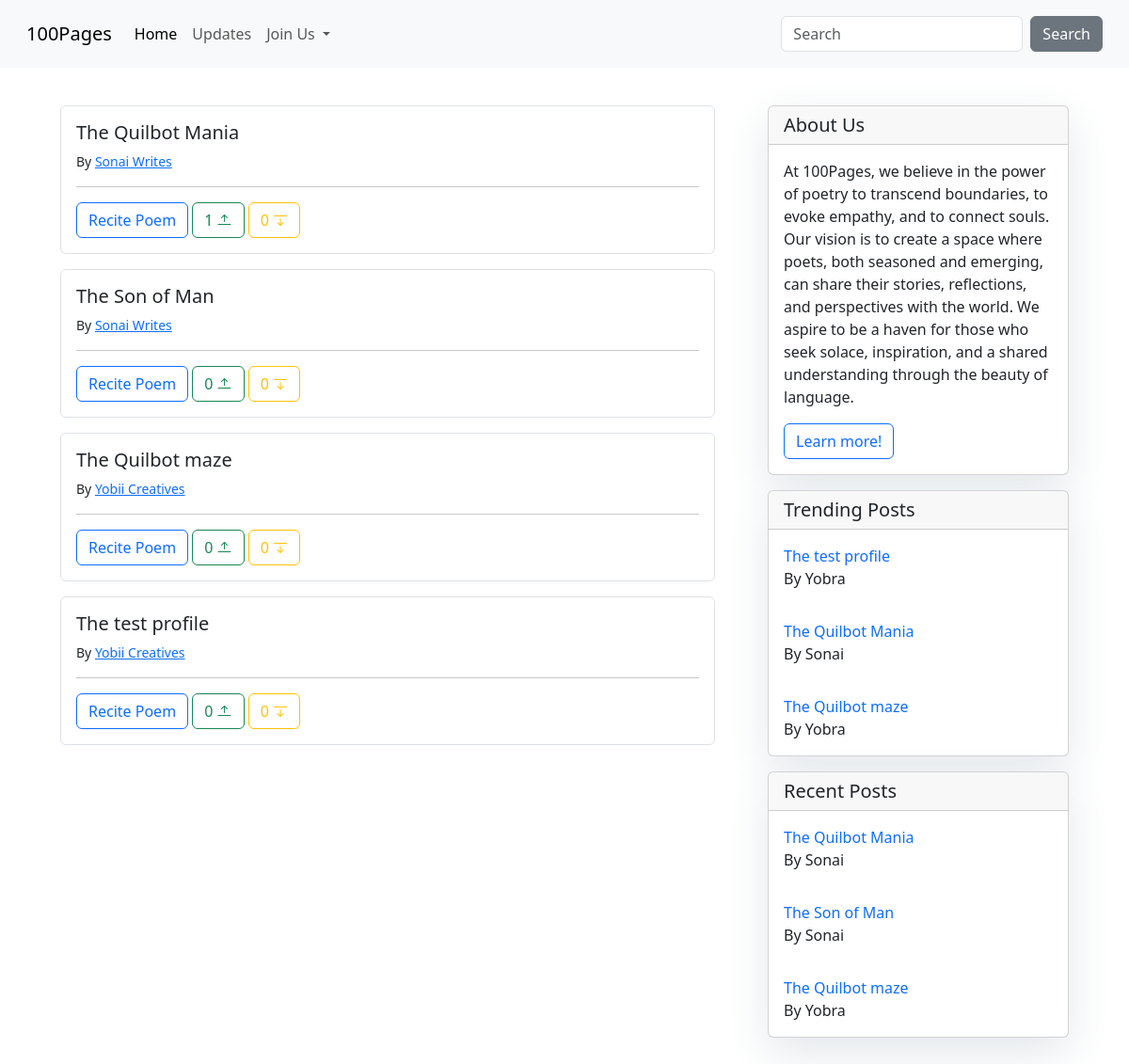
/blog/posts/, run on an earlier commit of the app's database.
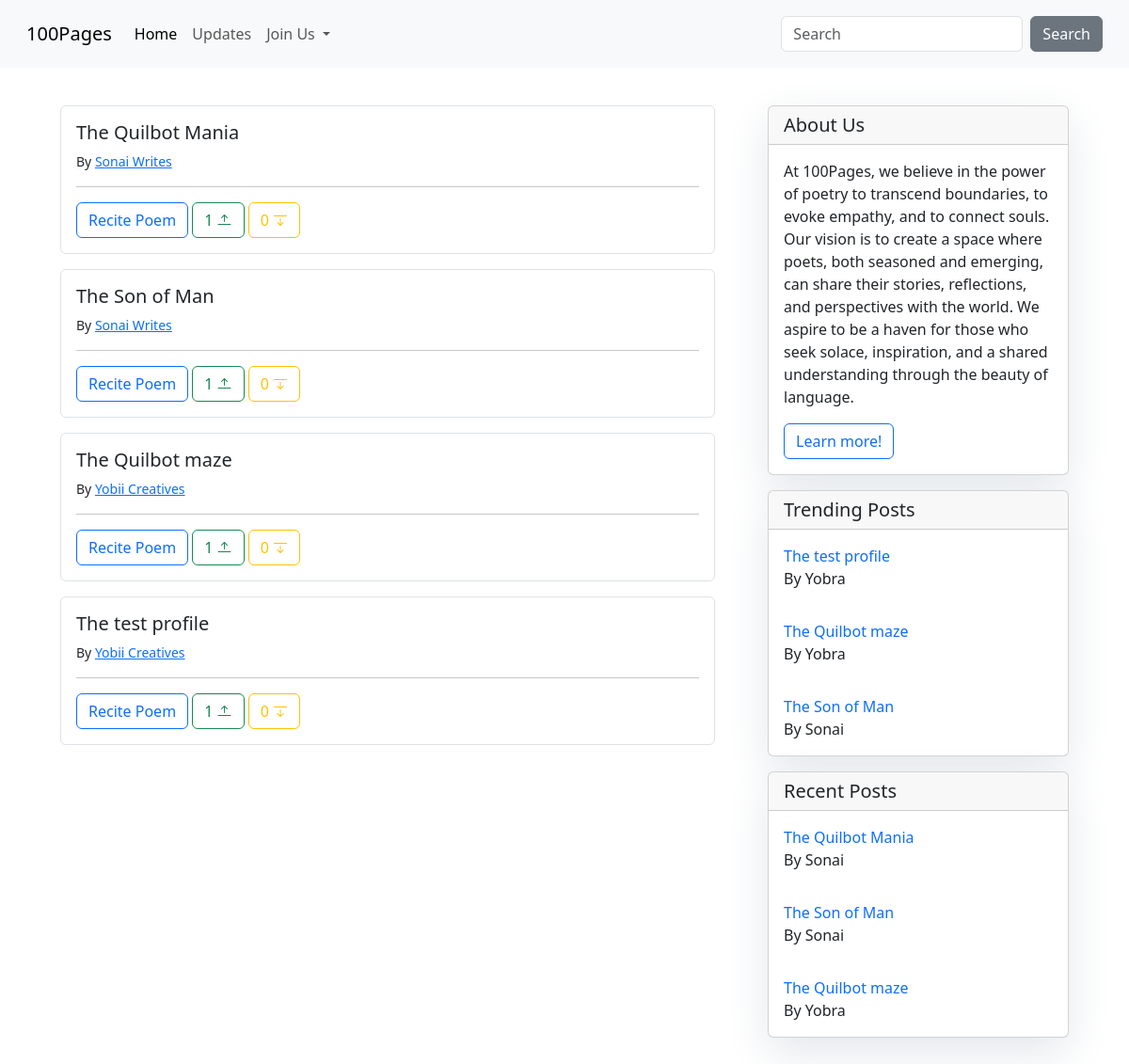
And on a later commit of the database.
### blog/models.py (models this page shows, shortened)
class Posts(models.Model):
    title = models.CharField(max_length=100)
    subtitle = models.CharField(max_length=100)
    author = models.ForeignKey(User, on_delete=models.CASCADE)
    avatar = models.ImageField(default='default.jpeg', upload_to='profile_pics/')
    post = models.TextField()
    created_on = models.DateTimeField(auto_now=True)
    updated_on = models.DateTimeField(auto_now=True)
    upvotes = models.IntegerField(default=0)
    downvotes = models.IntegerField(default=0)
    class Meta:
        ordering = ['-created_on']

### users/models.py (models this page shows, shortened)
class Profile(models.Model):
    user = models.OneToOneField(User, on_delete=models.CASCADE)
    dp = models.ImageField(default='default.jpeg', upload_to='profile_pics')
    stage_name = models.CharField(max_length=100)
    bio = models.TextField(max_length=500, blank=True)
    interests = models.CharField(max_length=100, blank=True)
    followers = models.ManyToManyField(User, related_name='followers', blank=True)

### blog/views.py (the view)
# urls.py: path('posts/', views.post_list, name="posts"),
def post_list(request):
    posts = Posts.objects.all().order_by('-upvotes', 'downvotes')
    latest_post = Posts.objects.order_by('-created_on')[0:3]
    trending_post = Posts.objects.order_by('-upvotes', 'downvotes')[0:3]
    context = {
        'posts': posts,
        'latest_post': latest_post,
        'trending_post': trending_post
    }
    return render(request, 'blog/posts.html', context)

### templates/blog/posts.html (shortened to what this page needs)
{% extends '../index.html'%}
{% load static %}
{% block content %}
{% if posts %}
<div class="row p-md-5 mt-5">
  <div class="col-md-8">
    {% for post in posts %}
    <div class="card m-3 border shadow-none">
      <div class="card-body">
        <h5 class="card-title">{{post.title}} </h5>
        <p class="small fw-lighter">By <a
            href="{% url 'author_profile' user_id=post.author.id%}">{{post.author.profile.stage_name}}</a> </p>
        <hr>
        <a href="{% url 'post_detail' post.id%}" class="btn btn-outline-primary">Recite Poem</a>
        {% if user.is_authenticated %}
        <a href="{% url 'upvote_post' post.id%}" class="btn btn-outline-success">
          {{post.upvotes}} <i class="bi bi-arrow-bar-up"></i>
        </a>
        <a href="{% url 'downvote_post' post.id%}" class="btn btn-outline-warning">
          {{post.downvotes}} <i class="bi bi-arrow-bar-down"></i>
        </a>
        {% else %}
        <a href="{% url 'login' %}" class="btn btn-outline-success">
          {{post.upvotes}} <i class="bi bi-arrow-bar-up"></i>
        </a>
        <a href="{% url 'login' %}" class="btn btn-outline-warning">
          {{post.downvotes}} <i class="bi bi-arrow-bar-down"></i>
        </a>
        {% endif %}
      </div>
    </div>
    {% endfor %}
  </div>
  {% block sidebar %} {% include './sidebar.html' %} {% endblock sidebar %}
  {% endif %}
  {% endblock %}

### templates/blog/sidebar.html (shortened to what this page needs)
{% block sidebar %}
<div class="col-md-4 float-right">
<div class="card m-3">
        <h5 class="card-header">About Us</h5>
    <div class="card-body">
        <p class="card-text"> At 100Pages, we believe in the power of poetry to transcend boundaries, to evoke empathy, and to connect souls. Our vision is to create a space where poets, both seasoned and emerging, can share their stories, reflections, and perspectives with the world. We aspire to be a haven for those who seek solace, inspiration, and a shared understanding through the beauty of language.</p>
        <a href="#"
           class="btn btn-outline-primary">Learn more!</a>
    </div>
</div>
<div class="card m-3">
    <h5 class="card-header">Trending Posts</h5>
    {% for post in latest_post %}
    <div class="card-body">
        <a class="card-text fw-light text-decoration-none" href="{% url 'post_detail' post.id %}">{{post.title}}</a>
        <p class="card-text fw-light">By {{post.author}}</p>
    </div>
    {% endfor %}
</div>
<div class="card m-3">
    <h5 class="card-header">Recent Posts</h5>
    {% for post in trending_post %}
    <div class="card-body">
        <a class="card-text fw-light text-decoration-none" href="{% url 'post_detail' post.id %}">{{post.title}}</a>
        <p class="card-text fw-light">By {{post.author}}</p>
    </div>
    {% endfor %}
</div>
</div>
</div>
{% endblock sidebar %}

What changed in the data, as far as the page shows it:
no longer on one of the page's lists (row unchanged): Posts: title "The Quilbot Mania", author "Sonai"
now on one of the page's lists (row edited): Posts: title "The Son of Man", author "Sonai"
changed Posts "The Son of Man": upvotes "0" → "1"
changed Posts "The Quilbot maze": upvotes "0" → "1"
changed Posts "The test profile": upvotes "0" → "1"
